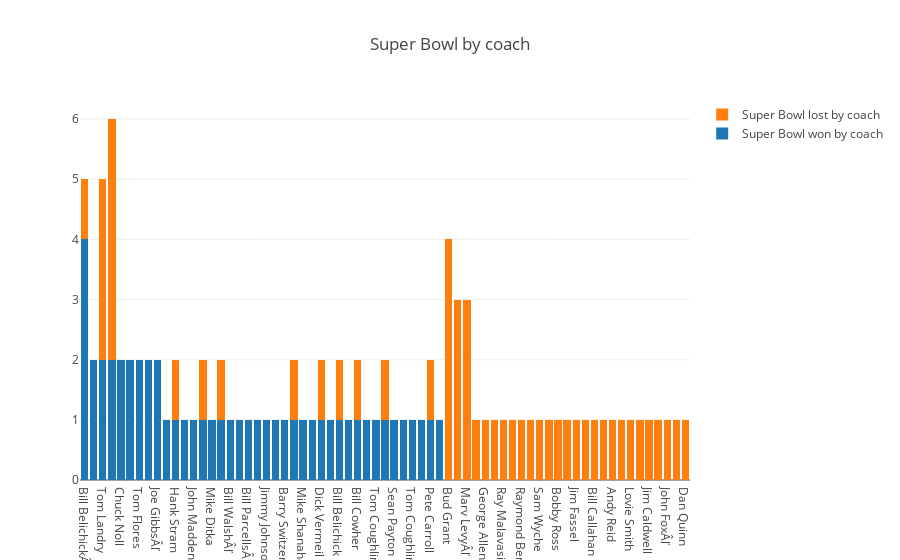

The cell this chart's notebook holds for it:
### Markdown cell above
This is another confirmation that Trom Brady was the most successful quarterback. Won 4 MVPs and 5 SBs. Joe Montana won 3 SB and 3 MVPs. Bart Starr won 2 SBs 2 MVPs.
Eli Manning Won 2 SBs 2 MVPs. Terry Bradshaw won 4 SBs 2 MVPS. Also another important fact is that only 5 quarterbacks won the MVP more then one time.

### Code cell
trace9 = go.Bar(
    y=sb_w_c['y'],
    x=sb_w_c['x'],
    #orientation='h',
    name="Super Bowl won by coach"
)


trace10 = go.Bar(
    y=sb_l_c['y'],
    x=sb_l_c['x'],
    #orientation='h',
    name="Super Bowl lost by coach"
)


data9=[trace9,trace10]
layout = go.Layout(
    barmode='stack',
    title='Super Bowl by coach'
)


fig9= go.Figure(data=data9, layout=layout)
off.iplot(fig9, filename='super_by_coach')

### Figure 1 — Plotly figure (JSON) as saved in the notebook; plotly's stock layout.template omitted (floating-point values rounded to 4 significant figures)
{"data": [{"name": "Super Bowl won by coach", "type": "bar", "uid": "6366de98-035b-4e5a-b080-9872fe00b09b", "x": ["Bill BelichickÂľ", "Vince Lombardi", "Tom Landry", "Don Shula", "Chuck Noll ", "Chuck Noll", "Tom Flores", "Bill Walsh", "Joe GibbsÂľ", "Weeb Ewbank", "Hank Stram", "Don McCafferty", "John Madden", "Joe Gibbs", "Mike Ditka", "Bill Parcells", "Bill WalshÂľ", "George Seifert", "Bill ParcellsÂľ", "Jimmy Johnson", "Jimmy JohnsonÂľ", "George SeifertÂľ", "Barry Switzer", "Mike Holmgren", "Mike Shanahan", "Mike ShanahanÂľ", "Dick Vermeil", "Brian Billick", "Bill Belichick", "Jon Gruden", "Bill Cowher", "Tony Dungy", "Tom Coughlin", "Mike Tomlin", "Sean Payton", "Mike McCarthy", "Tom CoughlinÂľ", "John Harbaugh", "Pete Carroll", "Gary Kubiak"], "y": [4, 2, 2, 2, 2, 2, 2, 2, 2, 1, 1, 1, 1, 1, 1, 1, 1, 1, 1, 1, 1, 1, 1, 1, 1, 1, 1, 1, 1, 1, 1, 1, 1, 1, 1, 1, 1, 1, 1, 1]}, {"name": "Super Bowl lost by coach", "type": "bar", "uid": "afd504a9-9aac-4038-858c-7fa30ffba78a", "x": ["Don Shula", "Bud Grant", "Tom Landry", "Dan ReevesÂľ", "Marv LevyÂľ", "Hank Stram", "John Rauch", "George Allen", "Red Miller", "Ray Malavasi", "Dick Vermeil", "Forrest Gregg", "Joe Gibbs", "Raymond Berry", "Dan Reeves", "Sam Wyche", "Marv Levy", "Bobby Ross", "Bill Cowher", "Bill Parcells", "Mike Holmgren", "Jeff Fisher", "Jim Fassel", "Mike Martz", "Bill Callahan", "John Fox", "Andy Reid", "Mike HolmgrenÂľ", "Lovie Smith", "Bill Belichick", "Ken Whisenhunt", "Jim Caldwell", "Mike Tomlin", "Bill BelichickÂľ", "Jim Harbaugh", "John FoxÂľ", "Pete Carroll", "Ron Rivera", "Dan Quinn"], "y": [4, 4, 3, 3, 3, 1, 1, 1, 1, 1, 1, 1, 1, 1, 1, 1, 1, 1, 1, 1, 1, 1, 1, 1, 1, 1, 1, 1, 1, 1, 1, 1, 1, 1, 1, 1, 1, 1, 1]}], "layout": {"barmode": "stack", "title": {"text": "Super Bowl by coach"}}}
